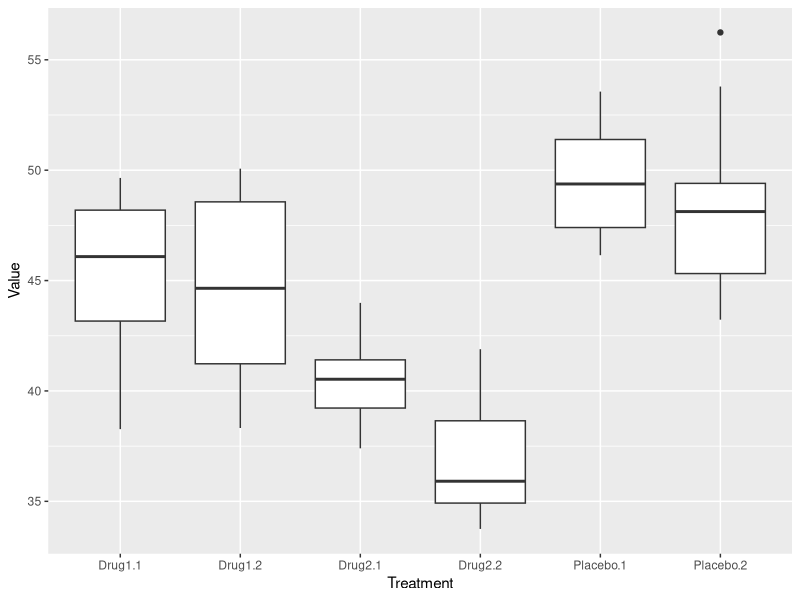
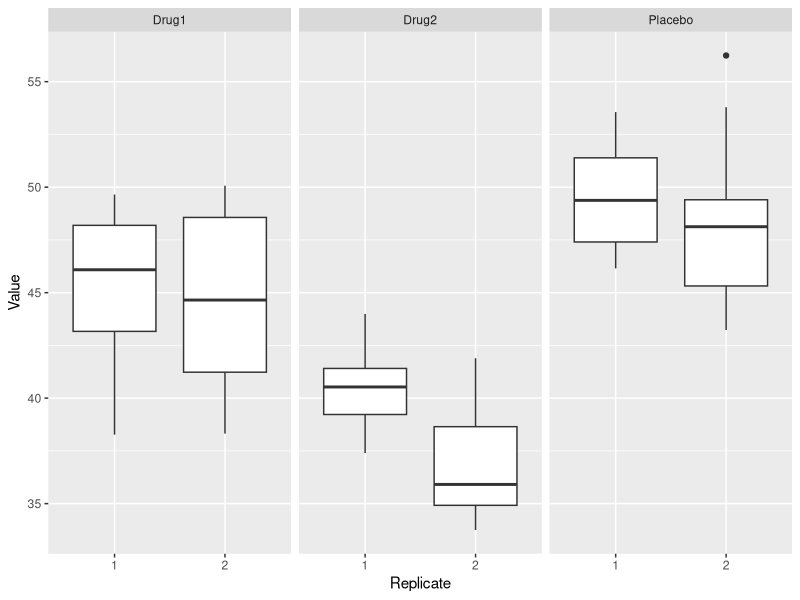

R code for these plots, in order:
## ---- chunk 1
library(tidyverse)
clinicalData <- read_tsv("clinicalData.txt")
## ---- chunk 2
clinicalData <- gather(clinicalData, key = "Treatment", value = "Value", -Subject)
## ---- chunk 3
ggplot(clinicalData, mapping = aes(x = Treatment, y = Value)) +
  geom_boxplot()
## ---- chunk 4
clinicalData <- separate(clinicalData, Treatment, into = c("Treatment", "Replicate"))
ggplot(clinicalData, mapping = aes(x = Replicate, y = Value)) +
  geom_boxplot() +
  facet_wrap(~Treatment)
## ---- chunk 5
patients <- read_tsv("patient-data.txt")
## ---- chunk 6
select(patients, Height:Grade_Level)
## ---- chunk 7
select(patients, Height:Grade_Level, -Pet)
## ---- chunk 8
select(patients, ends_with("eight"))
## ---- chunk 9
select(patients, -State, -Pet, -Grade_Level)
select(patients, -c(State, Pet, Grade_Level))
select(patients, -(State:Grade_Level))
## ---- chunk 10
patients <- mutate(patients, Smokes = str_replace(Smokes, "No", "FALSE"))
patients <- mutate(patients, Smokes = str_replace(Smokes, "Yes", "TRUE"))
patients <- mutate(patients, Smokes = as.logical(Smokes))
select(patients, ID, Smokes, Height, Weight)
## ---- chunk 11
patients <- mutate(patients, Height = as.numeric(str_remove(Height, pattern = "cm$")))
patients <- mutate(patients, Weight = as.numeric(str_remove(Weight, pattern = "kg$")))
select(patients, ID, Smokes, Height, Weight)
## ---- chunk 12
patients <- mutate(patients, BMI = Weight / (Height / 100) ** 2)
select(patients, ID, Smokes, Height, Height, BMI)
## ---- chunk 13
patients <- mutate(patients, Overweight = BMI > 25)
select(patients, ID, Smokes, Height, Height, BMI, Overweight)
